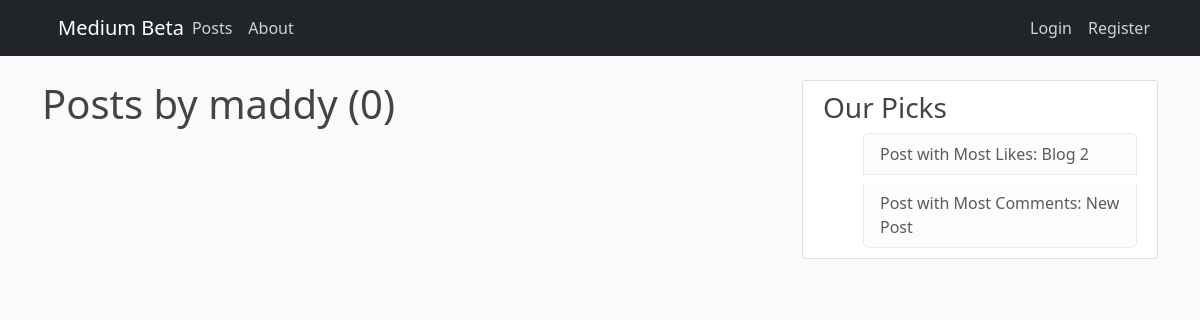
/user/maddy/, run on an earlier commit of the app's database.
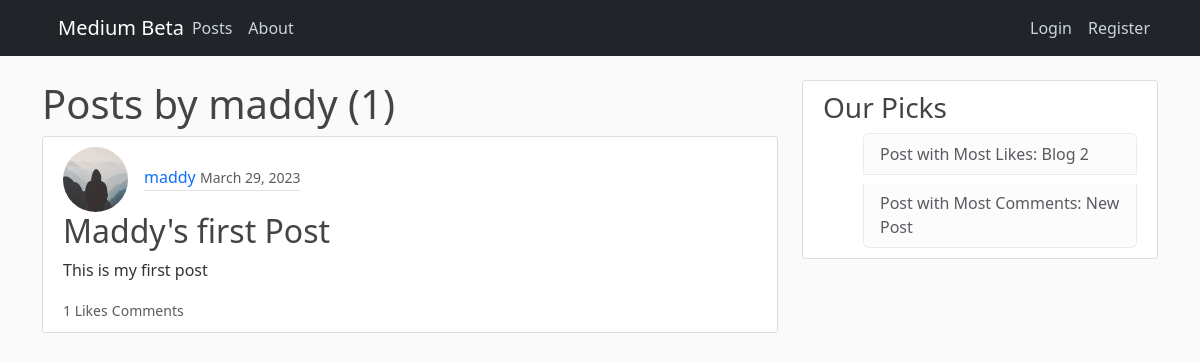
And on a later commit of the database.
### blog/models.py (models this page shows, shortened)
class Post(models.Model):
    title = models.CharField(max_length=100)
    content = models.TextField()
    date_posted = models.DateTimeField(default=timezone.now)
    author = models.ForeignKey(User, on_delete=models.CASCADE)
    def __str__(self):
        return self.title
    def get_likes(self):
        return Like.objects.filter(post=self)

### users/models.py (models this page shows, shortened)
class Profile(models.Model):
    user = models.OneToOneField(User, on_delete=models.CASCADE)
    image = models.ImageField(default='default.jpg', upload_to='profile_pics')

### blog/views.py (the view)
# urls.py: path('user/<str:username>/', UserPostListView.as_view(), name="users-post"),
class UserPostListView(ListView):
    model = Post
    template_name = "blog/user_posts.html"
    context_object_name = "posts"
    paginate_by = 2
    def get_queryset(self):
        user = get_object_or_404(User, username=self.kwargs.get('username'))
        return Post.objects.filter(author=user).order_by('-date_posted')

### blog/context_processors.py (called while the page is built)
def sidebar(request):
    most_liked_post_id = Like.objects.all().values('post').annotate(Count('post')).order_by('-post__count')[0]['post']
    most_liked_post = Post.objects.get(id=most_liked_post_id)
    most_commented_post_id = Comment.objects.all().values('post').annotate(Count('message')).order_by('-message__count')[0]['post']
    most_commented_post = Post.objects.get(id=most_commented_post_id)
    return {
        'most_liked_post': most_liked_post,
        'most_commented_post': most_commented_post
    }

### blog/templates/blog/user_posts.html
{% extends 'blog/base.html' %} {% block content %}
<h1>Posts by {{ view.kwargs.username }} ({{ posts.count }})</h1>
{% for post in posts %}
<div class="mb-20">
  <article class="media content-section">
    <section class="d-flex justify-content-start align-items-md-center">
      <img
        class="rounded-circle article-img"
        src="{{ post.author.profile.image.url }}"
      />
      <div class="article-metadata">
        <a class="mr-2" href="{% url 'users-profile' post.author.id %}"
          >{{ post.author }}</a
        >
        <small class="text-muted">{{ post.date_posted|date:"F d, Y" }}</small>
      </div>
    </section>
    <div class="media-body">
      <h2>
        <a class="article-title" href="{% url 'post-detail' post.pk %}"
          >{{ post.title }}</a
        >
      </h2>
      <p class="article-content">{{ post.content }}</p>
    </div>
    <div class="text-sm text-muted">
      <small>{{post.get_likes.count}} Likes</small>
      <small>{{post.comments.count}} Comments</small>
    </div>
  </article>
</div>
{% endfor %}
{% endblock content %}

What changed in the data, as far as the page shows it:
added Post: author.profile.image (placeholder picture), author "maddy", date_posted "March 29, 2023", title "Maddy's first Post", content "This is my first post", get_likes.count "1"
Also different on the page:
{{ posts.count }}: "0" → "1"
